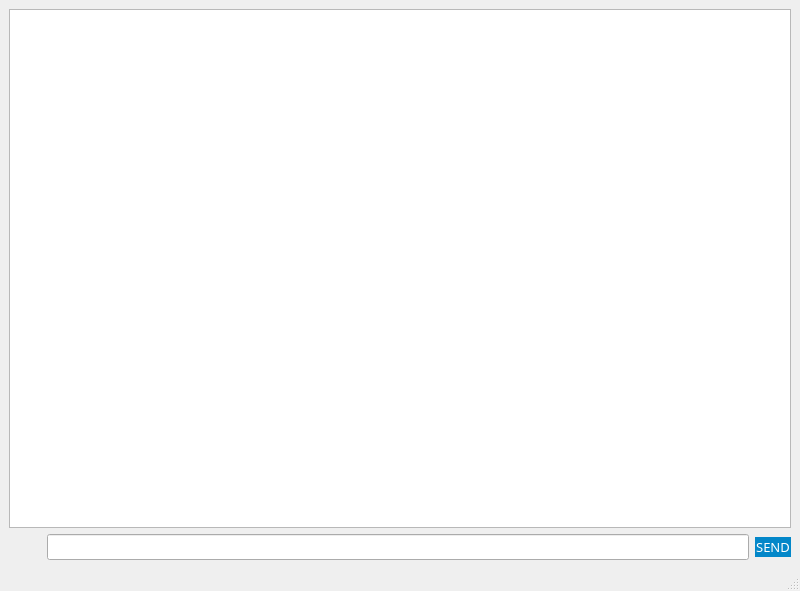
<?xml version="1.0" encoding="UTF-8"?>
<ui version="4.0">
 <class>MainWindow</class>
 <widget class="QMainWindow" name="MainWindow">
  <property name="geometry">
   <rect>
    <x>0</x>
    <y>0</y>
    <width>800</width>
    <height>591</height>
   </rect>
  </property>
  <property name="font">
   <font>
    <stylestrategy>PreferAntialias</stylestrategy>
   </font>
  </property>
  <property name="windowTitle">
   <string>Чат</string>
  </property>
  <property name="styleSheet">
   <string notr="true"/>
  </property>
  <widget class="QWidget" name="centralwidget">
   <layout class="QGridLayout" name="gridLayout">
    <item row="0" column="0" colspan="3">
     <widget class="QListWidget" name="listWidget">
      <property name="font">
       <font>
        <family>Comfortaa</family>
        <pointsize>10</pointsize>
        <weight>9</weight>
        <italic>false</italic>
        <bold>false</bold>
        <stylestrategy>PreferAntialias</stylestrategy>
       </font>
      </property>
      <property name="styleSheet">
       <string notr="true">font: 75 10pt &quot;Comfortaa&quot;;
</string>
      </property>
     </widget>
    </item>
    <item row="1" column="0">
     <widget class="QPushButton" name="home_btn">
      <property name="cursor">
       <cursorShape>PointingHandCursor</cursorShape>
      </property>
      <property name="styleSheet">
       <string notr="true">border: 0px;</string>
      </property>
      <property name="text">
       <string/>
      </property>
     </widget>
    </item>
    <item row="1" column="1">
     <widget class="QLineEdit" name="lineEdit">
      <property name="font">
       <font>
        <family>Comfortaa</family>
        <pointsize>10</pointsize>
        <weight>9</weight>
        <italic>false</italic>
        <bold>false</bold>
        <stylestrategy>PreferAntialias</stylestrategy>
       </font>
      </property>
      <property name="styleSheet">
       <string notr="true">font: 75 10pt &quot;Comfortaa&quot;;
</string>
      </property>
     </widget>
    </item>
    <item row="1" column="2">
     <widget class="QPushButton" name="send_btn">
      <property name="font">
       <font>
        <family>Comfortaa</family>
        <pointsize>10</pointsize>
        <weight>50</weight>
        <italic>false</italic>
        <bold>false</bold>
        <stylestrategy>PreferAntialias</stylestrategy>
       </font>
      </property>
      <property name="cursor">
       <cursorShape>PointingHandCursor</cursorShape>
      </property>
      <property name="styleSheet">
       <string notr="true">font: 10pt &quot;Comfortaa&quot;;
background-color: rgb(3, 135, 201);
color: rgb(255, 255, 255);
border: 1px solid rgb(3, 135, 201);
border-radius: 20px;</string>
      </property>
      <property name="text">
       <string>SEND</string>
      </property>
     </widget>
    </item>
   </layout>
  </widget>
  <widget class="QMenuBar" name="menubar">
   <property name="geometry">
    <rect>
     <x>0</x>
     <y>0</y>
     <width>800</width>
     <height>21</height>
    </rect>
   </property>
  </widget>
  <widget class="QStatusBar" name="statusbar"/>
 </widget>
 <resources/>
 <connections/>
</ui>
